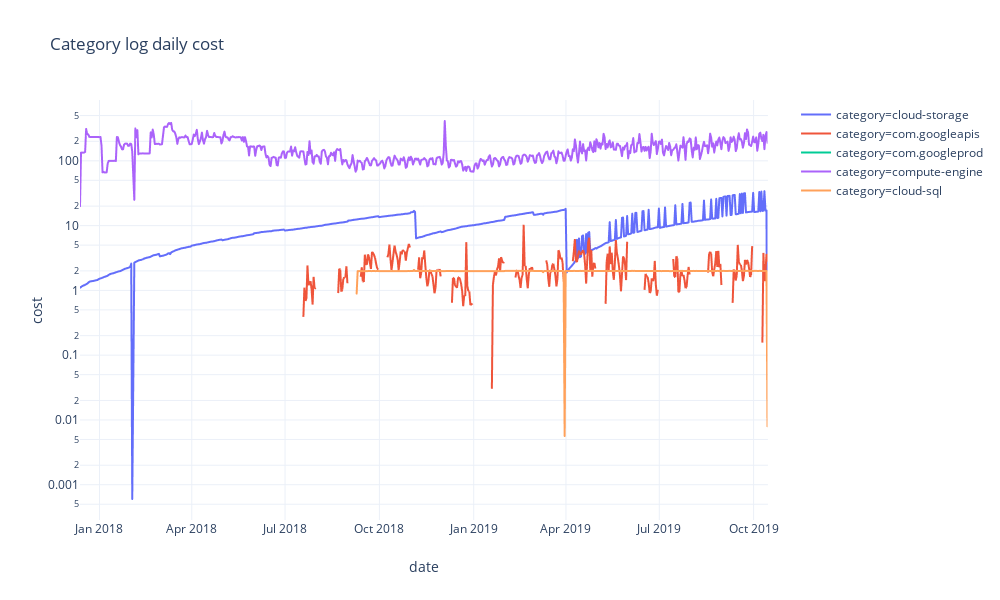

The cell this chart's notebook holds for it:
### Code cell
pe.line(categories, x='date', y='cost', color='category',
        width=width, template=template, title="Category log daily cost", log_y=True)

### Figure 1 — Plotly figure (JSON) as saved in the notebook; plotly's stock layout.template omitted (floating-point values rounded to 4 significant figures; data arrays with more than 128 entries replaced by an {"elided": "..."} marker saying what was removed)
{"data": [{"hoverlabel": {"namelength": 0}, "hovertemplate": "category=cloud-storage<br>date=%{x}<br>cost=%{y}", "legendgroup": "category=cloud-storage", "line": {"color": "#636efa", "dash": "solid"}, "mode": "lines", "name": "category=cloud-storage", "showlegend": true, "type": "scattergl", "x": {"elided": "671 str values"}, "xaxis": "x", "y": {"elided": "671 float values"}, "yaxis": "y"}, {"hoverlabel": {"namelength": 0}, "hovertemplate": "category=com.googleapis<br>date=%{x}<br>cost=%{y}", "legendgroup": "category=com.googleapis", "line": {"color": "#EF553B", "dash": "solid"}, "mode": "lines", "name": "category=com.googleapis", "showlegend": true, "type": "scattergl", "x": {"elided": "671 str values"}, "xaxis": "x", "y": {"elided": "671 float values"}, "yaxis": "y"}, {"hoverlabel": {"namelength": 0}, "hovertemplate": "category=com.googleprod<br>date=%{x}<br>cost=%{y}", "legendgroup": "category=com.googleprod", "line": {"color": "#00cc96", "dash": "solid"}, "mode": "lines", "name": "category=com.googleprod", "showlegend": true, "type": "scattergl", "x": {"elided": "187 str values"}, "xaxis": "x", "y": {"elided": "187 int values"}, "yaxis": "y"}, {"hoverlabel": {"namelength": 0}, "hovertemplate": "category=compute-engine<br>date=%{x}<br>cost=%{y}", "legendgroup": "category=compute-engine", "line": {"color": "#ab63fa", "dash": "solid"}, "mode": "lines", "name": "category=compute-engine", "showlegend": true, "type": "scattergl", "x": {"elided": "671 str values"}, "xaxis": "x", "y": {"elided": "671 float values"}, "yaxis": "y"}, {"hoverlabel": {"namelength": 0}, "hovertemplate": "category=cloud-sql<br>date=%{x}<br>cost=%{y}", "legendgroup": "category=cloud-sql", "line": {"color": "#FFA15A", "dash": "solid"}, "mode": "lines", "name": "category=cloud-sql", "showlegend": true, "type": "scattergl", "x": {"elided": "402 str values"}, "xaxis": "x", "y": {"elided": "402 float values"}, "yaxis": "y"}], "layout": {"height": 600, "legend": {"tracegroupgap": 0}, "title": {"text": "Category log daily cost"}, "width": 1000, "xaxis": {"anchor": "y", "autorange": true, "domain": [0, 0.98], "range": ["2017-12-13", "2019-10-15"], "title": {"text": "date"}, "type": "date"}, "yaxis": {"anchor": "x", "autorange": true, "domain": [0, 1], "range": [-3.545, 2.939], "title": {"text": "cost"}, "type": "log"}}}
